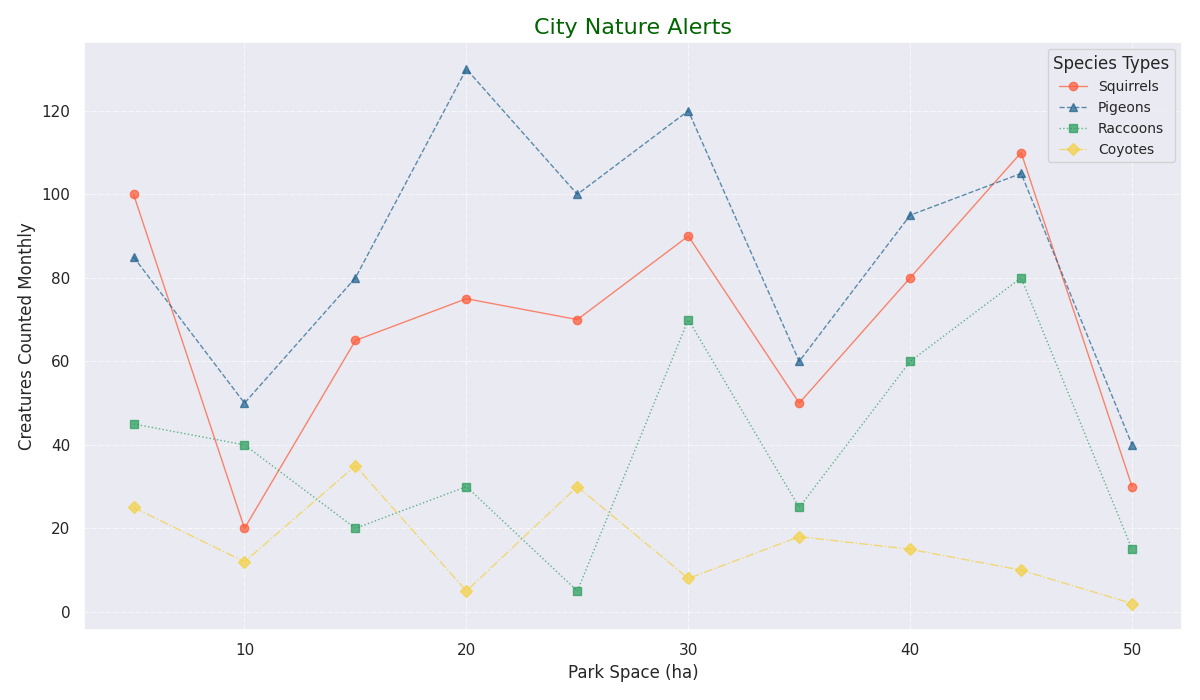

This figure's Python source:
import matplotlib.pyplot as plt
import numpy as np

titles = ['Urban Wildlife Spots', 'City Nature Alerts', 'Species Encounters in Town']
x_labels = ['Size of Park (hectares)', 'Park Space (ha)', 'Land Measurement (hectares)']
y_labels = ['Sightings Per Month', 'Monthly Observations', 'Creatures Counted Monthly']

title = np.random.choice(titles)
xlabel = np.random.choice(x_labels)
ylabel = np.random.choice(y_labels)

park_areas = np.array([5, 10, 15, 20, 25, 30, 35, 40, 45, 50])
species_data = {
    'Squirrels': {
        'sightings': np.array([20, 30, 50, 70, 65, 80, 75, 90, 100, 110]),
        'marker': 'o',
        'color': '#FF5733',
        'linestyle': '-'
    },
    'Pigeons': {
        'sightings': np.array([40, 50, 60, 80, 85, 100, 95, 105, 120, 130]),
        'marker': '^',
        'color': '#1F618D',
        'linestyle': '--'
    },
    'Raccoons': {
        'sightings': np.array([5, 15, 20, 30, 25, 40, 45, 60, 70, 80]),
        'marker': 's',
        'color': '#239B56',
        'linestyle': ':'
    },
    'Coyotes': {
        'sightings': np.array([2, 5, 8, 12, 10, 15, 18, 25, 30, 35]),
        'marker': 'D',
        'color': '#F4D03F',
        'linestyle': '-.'
    },
}

plt.figure(figsize=(12, 7))
for species, data in species_data.items():
    np.random.shuffle(data['sightings'])
    plt.plot(park_areas, data['sightings'], label=species, marker=data['marker'],
             color=data['color'], linestyle=data['linestyle'], linewidth=1, alpha=0.7)

plt.title(title, fontsize=16, color='darkgreen')
plt.xlabel(xlabel, fontsize=12)
plt.ylabel(ylabel, fontsize=12)
plt.grid(True, linestyle=np.random.choice(['--', '-', ':', '-.']), linewidth=0.5)
plt.legend(title='Species Types', fontsize=10)
plt.tight_layout()
plt.show()
